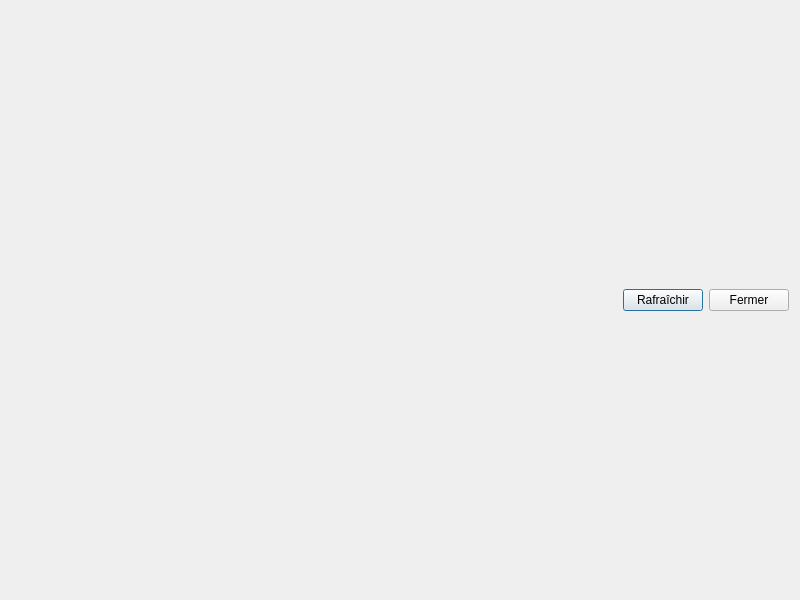
<?xml version="1.0" encoding="UTF-8"?>
<ui version="4.0">
 <class>statistiques</class>
 <widget class="QDialog" name="statistiques">
  <property name="geometry">
   <rect>
    <x>0</x>
    <y>0</y>
    <width>800</width>
    <height>600</height>
   </rect>
  </property>
  <property name="minimumSize">
   <size>
    <width>640</width>
    <height>480</height>
   </size>
  </property>
  <property name="windowTitle">
   <string>Dialog</string>
  </property>
  <layout class="QVBoxLayout" name="verticalLayout">
   <item>
    <layout class="QHBoxLayout" name="qhblGraphic"/>
   </item>
   <item>
    <layout class="QHBoxLayout" name="qhblBoutons">
     <item>
      <spacer name="horizontalSpacer">
       <property name="orientation">
        <enum>Qt::Horizontal</enum>
       </property>
       <property name="sizeHint" stdset="0">
        <size>
         <width>40</width>
         <height>20</height>
        </size>
       </property>
      </spacer>
     </item>
     <item>
      <widget class="QPushButton" name="qpbRafraichir">
       <property name="text">
        <string>Rafraîchir</string>
       </property>
      </widget>
     </item>
     <item>
      <widget class="QPushButton" name="qpbFermer">
       <property name="text">
        <string>Fermer</string>
       </property>
      </widget>
     </item>
    </layout>
   </item>
  </layout>
 </widget>
 <resources/>
 <connections>
  <connection>
   <sender>qpbFermer</sender>
   <signal>clicked()</signal>
   <receiver>statistiques</receiver>
   <slot>close()</slot>
   <hints>
    <hint type="sourcelabel">
     <x>389</x>
     <y>232</y>
    </hint>
    <hint type="destinationlabel">
     <x>309</x>
     <y>206</y>
    </hint>
   </hints>
  </connection>
 </connections>
</ui>
